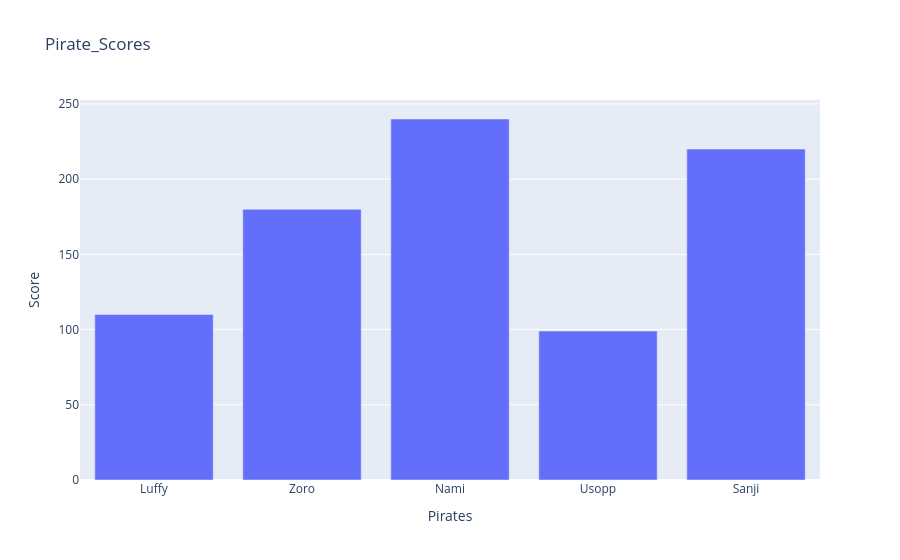

The notebook cell saved with this chart:
### Code cell
graph = go.Figure()
graph.add_trace(go.Bar(x=x1,y=y1))
graph.update_layout(title='Pirate_Scores',
                    xaxis_title="Pirates",
                    yaxis_title="Score")

### Figure 1 — Plotly figure (JSON) as saved in the notebook; plotly's stock layout.template omitted (floating-point values rounded to 4 significant figures)
{"data": [{"type": "bar", "x": ["Luffy", "Zoro", "Nami", "Usopp", "Sanji"], "y": [110, 180, 240, 99, 220]}], "layout": {"title": {"text": "Pirate_Scores"}, "xaxis": {"title": {"text": "Pirates"}}, "yaxis": {"title": {"text": "Score"}}}}
